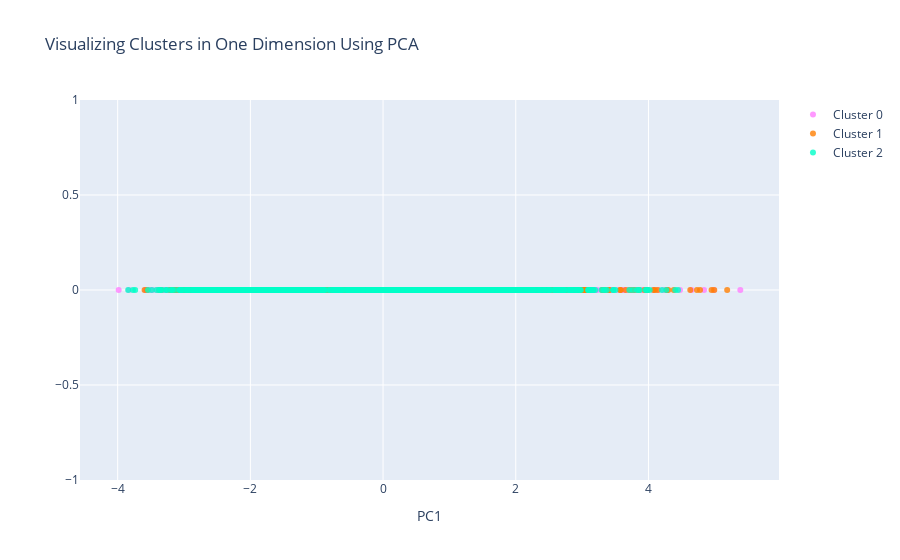

This figure's notebook cell:
### Code cell
#Instructions for building the 1-D plot

#trace1 is for 'Cluster 0'
trace1 = go.Scatter(
                    x = cluster0["PC1_1d"],
                    y = cluster0["dummy"],
                    mode = "markers",
                    name = "Cluster 0",
                    marker = dict(color = 'rgba(255, 128, 255, 0.8)'),
                    text = None)

#trace2 is for 'Cluster 1'
trace2 = go.Scatter(
                    x = cluster1["PC1_1d"],
                    y = cluster1["dummy"],
                    mode = "markers",
                    name = "Cluster 1",
                    marker = dict(color = 'rgba(255, 128, 2, 0.8)'),
                    text = None)

#trace3 is for 'Cluster 2'
trace3 = go.Scatter(
                    x = cluster2["PC1_1d"],
                    y = cluster2["dummy"],
                    mode = "markers",
                    name = "Cluster 2",
                    marker = dict(color = 'rgba(0, 255, 200, 0.8)'),
                    text = None)

data = [trace1, trace2, trace3]

title = "Visualizing Clusters in One Dimension Using PCA"

layout = dict(title = title,
              xaxis= dict(title= 'PC1',ticklen= 5,zeroline= False),
              yaxis= dict(title= '',ticklen= 5,zeroline= False)
             )

fig = dict(data = data, layout = layout)

iplot(fig)

### Figure 1 — Plotly figure (JSON) as saved in the notebook; plotly's stock layout.template omitted (floating-point values rounded to 4 significant figures; data arrays with more than 128 entries replaced by an {"elided": "..."} marker saying what was removed)
{"data": [{"marker": {"color": "rgba(255, 128, 255, 0.8)"}, "mode": "markers", "name": "Cluster 0", "type": "scatter", "x": {"elided": "2060 float values"}, "y": {"elided": "2060 int values"}}, {"marker": {"color": "rgba(255, 128, 2, 0.8)"}, "mode": "markers", "name": "Cluster 1", "type": "scatter", "x": {"elided": "1352 float values"}, "y": {"elided": "1352 int values"}}, {"marker": {"color": "rgba(0, 255, 200, 0.8)"}, "mode": "markers", "name": "Cluster 2", "type": "scatter", "x": {"elided": "1588 float values"}, "y": {"elided": "1588 int values"}}], "layout": {"title": {"text": "Visualizing Clusters in One Dimension Using PCA"}, "xaxis": {"ticklen": 5, "title": {"text": "PC1"}, "zeroline": false}, "yaxis": {"ticklen": 5, "title": {"text": ""}, "zeroline": false}}}
